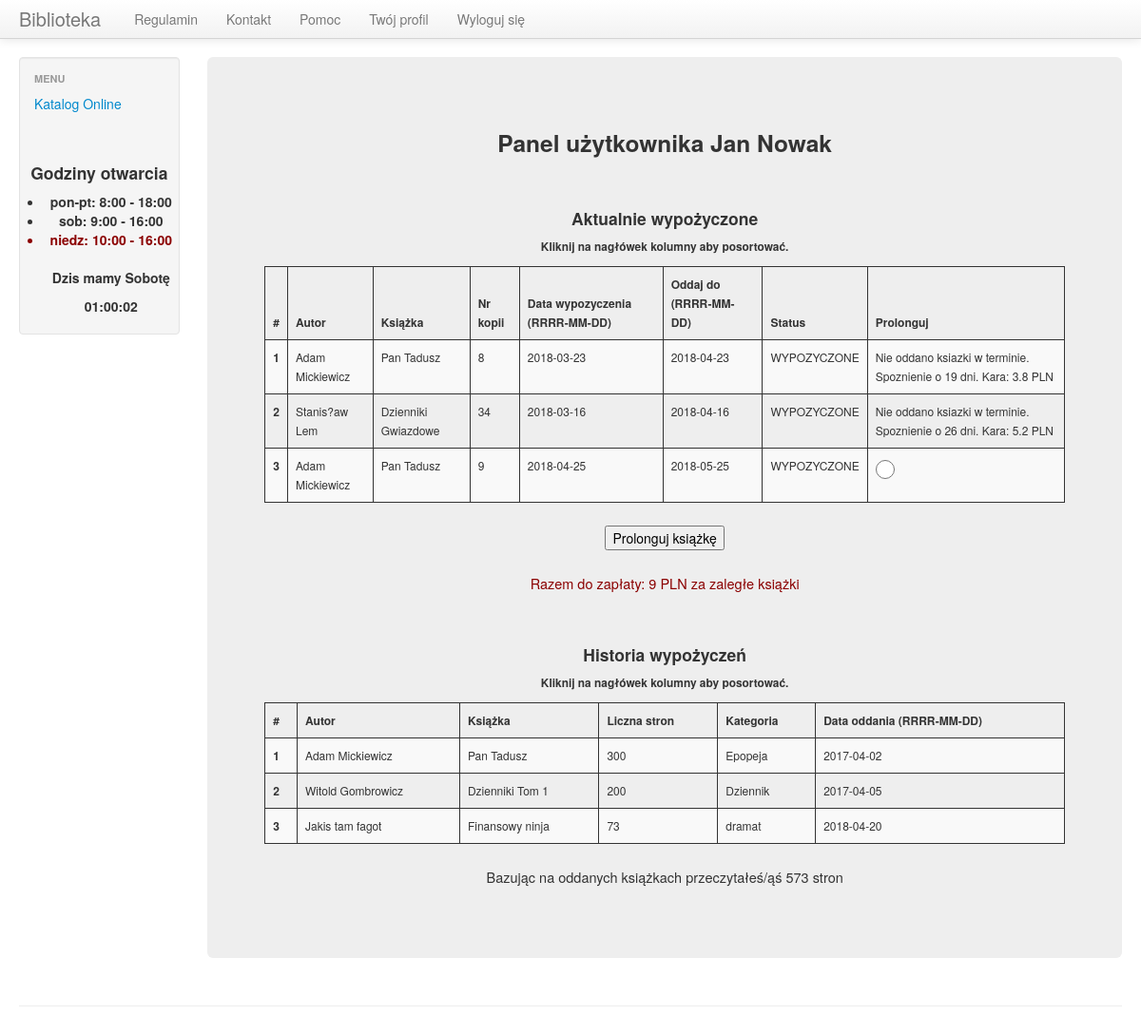
/user_panel.php (signed in), run on an earlier commit of the app's database.
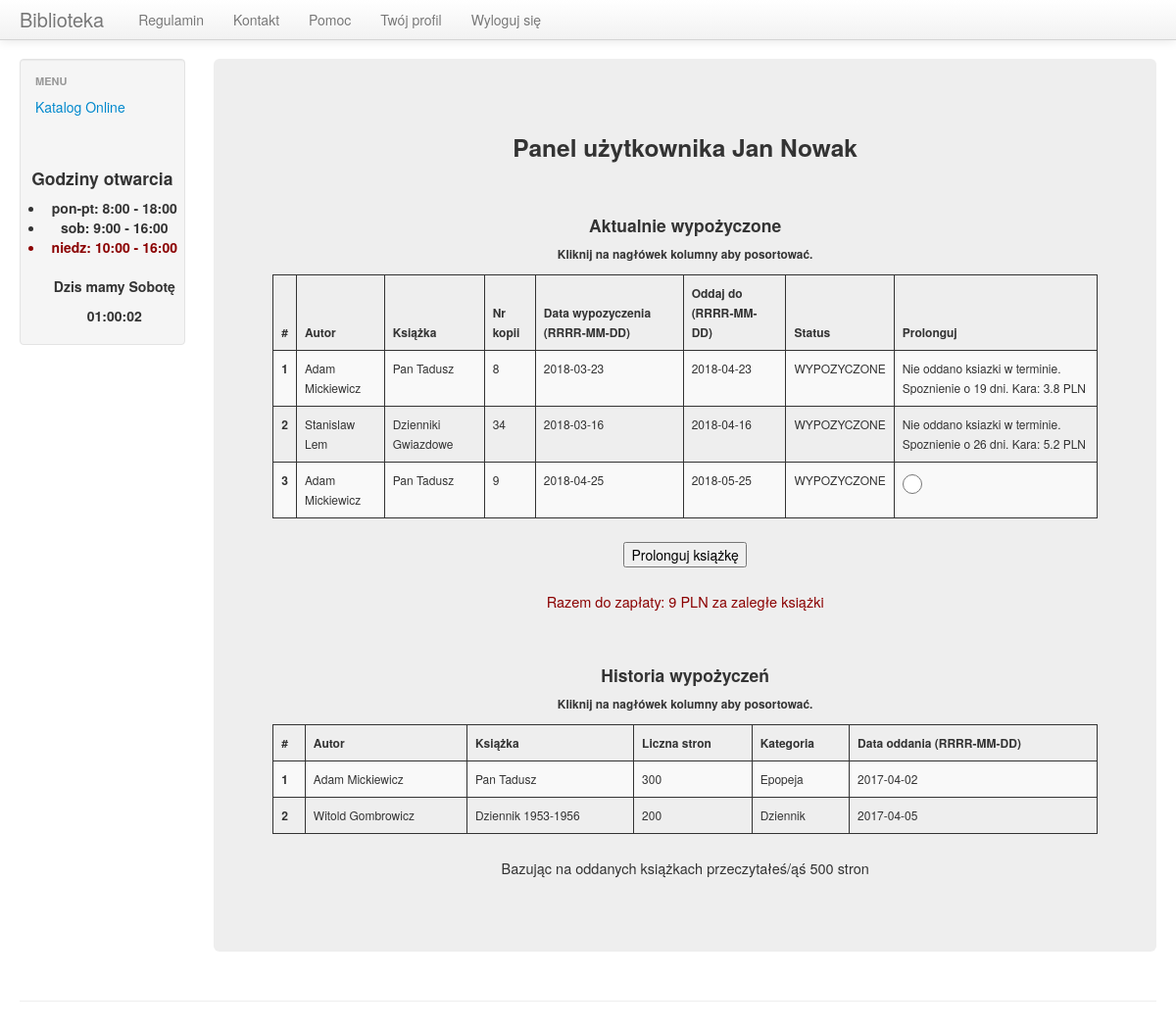
And on a later commit of the database.
### tables this page shows
CREATE TABLE `borrowings` (
  `id` int(11) NOT NULL,
  `copy_id` int(11) NOT NULL,
  `user_id` int(11) NOT NULL,
  `borrow_date` date NOT NULL,
  `give_date` date NOT NULL,
  `book_id` int(11) NOT NULL
);

CREATE TABLE `book` (
  `id` int(11) NOT NULL,
  `isbn` varchar(50) NOT NULL,
  `title` varchar(400) NOT NULL,
  `author` varchar(400) NOT NULL,
  `pages` int(11) NOT NULL,
  `publish_year` date NOT NULL,
  `category` varchar(200) NOT NULL,
  `book_descript` varchar(5000) NOT NULL,
  `img_link` varchar(5000) NOT NULL
);

CREATE TABLE `copy` (
  `id` int(11) NOT NULL,
  `book_id` int(11) NOT NULL,
  `status` varchar(100) NOT NULL
);

CREATE TABLE `borrowings_history` (
  `id` int(11) NOT NULL,
  `book_id` int(11) NOT NULL,
  `user_id` int(11) NOT NULL,
  `give_date` date NOT NULL
);

### user_panel.php (the view, shortened to what the changed rows need)
<?php
include("/templ_scripts/before_content_template.php");
$query = "SELECT borrowings.id, borrowings.copy_id, borrowings.book_id, borrowings.user_id, book.author, book.title, borrowings.borrow_date, borrowings.give_date, copy.status
          FROM borrowings
          INNER JOIN copy ON borrowings.copy_id=copy.id
          INNER JOIN book ON borrowings.book_id=book.id
          WHERE borrowings.user_id=".$_SESSION['user_id']."";
$query_history = "SELECT book.author, book.title, book.pages, book.category, borrowings_history.give_date FROM borrowings_history
                  INNER JOIN book ON borrowings_history.book_id=book.id
                  WHERE borrowings_history.user_id=".$_SESSION['user_id']."";
$cost_per_day = 0.2;
$to_pay=0.0;
$prolog_available = False;
echo '
        <div class="span10">
            <div class="hero-unit text-center">
                <h3>Panel użytkownika '. $_SESSION["user"].'</h3>
                <br>
                <h4>Aktualnie wypożyczone</h4>
                <h6>Kliknij na nagłówek kolumny aby posortować.</h6>
                <form action="user_panel_prolong.php" method="POST">
                    <table class="table table-striped sortable text-center">
                        <thead>
                        <tr>
                            <th scope="col">#</th>
                            <th scope="col">Autor</th>
                            <th scope="col">Książka</th>
                            <th scope="col">Nr kopii</th>
                            <th scope="col">Data wypozyczenia (RRRR-MM-DD)</th>
                            <th scope="col">Oddaj do (RRRR-MM-DD)</th>
                            <th scope="col">Status</th>
                            <th scope="col">Prolonguj</th>
                        </tr>
                        </thead>
                        <tbody>
';
                $row_nr=0;
                $result = mysql_query($query);
                if(!$result) echo 'BLAD zapytania ksiazek z bazy!';
                  else
                  {
                        while($row = mysql_fetch_row($result))
                        {
                          $row_nr++;
                          echo '<tr>';
                          echo '<th scope="row">'.$row_nr.'</th>';
                          echo '<td>'.$row[4].'</td>';
                          echo '<td>'.$row[5].'</td>';
                          echo '<td>'.$row[1].'</td>';
                          echo '<td>'.$row[6].'</td>';
                          echo '<td>'.$row[7].'</td>';
                          echo '<td>'.$row[8].'</td>';
                          $today = strtotime(date('Y-m-d', strtotime('now')));
                          $give_date = strtotime(date('Y-m-d', strtotime($row[7])));
                          $secs = $give_date - $today;
                          $days = abs($secs / 86400);
                          if($give_date >= $today &&  $row[8]!='PROLONGOWANA'){
                            echo '<td><label><input type="radio" name="copy_id" value="'.$row[1].'" required=""></label></td></td>';
                          }
                          elseif ($give_date >= $today) {
                            echo '<td></td>';
                          }
                          else {
                            $to_pay += $days*$cost_per_day;
                            echo '<td>Nie oddano ksiazki w terminie. Spoznienie o '.$days.' dni. Kara: '.round($days*$cost_per_day, 2).' PLN</td>';
                          }
                          if ($row[8]=='WYPOZYCZONE') {
                            $prolog_available = True;
                          }
                        };
                  }
                  echo '</tbody>';
                  echo '</table>';
                  if($prolog_available==True)
                  {
                      echo '<input type="submit" value="Prolonguj książkę">';
                  }
                  echo '</form>  ';
echo '
                    <p id="to_pay">Razem do zapłaty: '.round($to_pay,2).' PLN za zaległe książki</p>
                    <br>
                <h4>Historia wypożyczeń</h4>
                <h6>Kliknij na nagłówek kolumny aby posortować.</h6>
                    <table class="table table-striped sortable text-center">
                        <thead>
                        <tr>
                            <th scope="col">#</th>
                            <th scope="col">Autor</th>
                            <th scope="col">Książka</th>
                            <th scope="col">Liczna stron</th>
                            <th scope="col">Kategoria</th>
                            <th scope="col">Data oddania (RRRR-MM-DD)</th>
                        </tr>
                        </thead>
                        <tbody>
';
                    $row_nr=0;
                    $pages_counter = 0;
                    $result = mysql_query($query_history);
                    if(!$result) echo 'BLAD zapytania historii ksiazek z bazy!';
                      else
                      {
                            while($row = mysql_fetch_row($result))
                            {
                              $row_nr++;
                              echo '<tr>';
                              echo '<th scope="row">'.$row_nr.'</th>';
                              echo '<td>'.$row[0].'</td>';
                              echo '<td>'.$row[1].'</td>';
                              echo '<td>'.$row[2].'</td>'; $pages_counter+=$row[2];
                              echo '<td>'.$row[3].'</td>';
                              echo '<td>'.$row[4].'</td>';
                            };
                      }
echo '
                        </tbody>
                    </table>
                    <p>Bazując na oddanych książkach przeczytałeś/ąś '.$pages_counter.' stron<p>
            </div>
        </div>
';
include("/templ_scripts/after_content_template.php");
?>

What changed in the data, as far as the page shows it:
no longer on this page (row unchanged): borrowings_history: book.author "Jakis tam fagot", book.title "Finansowy ninja", book.pages "73", book.category "dramat", give_date "2018-04-20"
changed through a linked row, borrowings "Dzienniki Gwiazdowe": book.author "Stanis?aw Lem" → "Stanislaw Lem"
changed through a linked row, borrowings_history "Witold Gombrowicz": book.title "Dzienniki Tom 1" → "Dziennik 1953-1956"
Also different on the page:
$pages_counter: "573" → "500"
